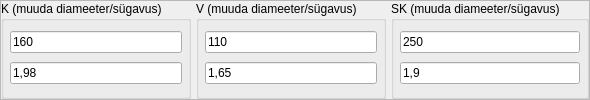
          <widget class="QFrame" name="TestValues">
           <property name="minimumSize">
            <size>
             <width>0</width>
             <height>100</height>
            </size>
           </property>
           <property name="maximumSize">
            <size>
             <width>16777215</width>
             <height>100</height>
            </size>
           </property>
           <property name="frameShape">
            <enum>QFrame::StyledPanel</enum>
           </property>
           <property name="frameShadow">
            <enum>QFrame::Raised</enum>
           </property>
           <layout class="QHBoxLayout" name="horizontalLayout_9">
            <property name="spacing">
             <number>5</number>
            </property>
            <property name="leftMargin">
             <number>0</number>
            </property>
            <property name="topMargin">
             <number>0</number>
            </property>
            <property name="rightMargin">
             <number>0</number>
            </property>
            <property name="bottomMargin">
             <number>0</number>
            </property>
            <item>
             <widget class="QGroupBox" name="groupBox_2">
              <property name="title">
               <string>K (muuda diameeter/sügavus)</string>
              </property>
              <layout class="QVBoxLayout" name="verticalLayout_15">
               <property name="spacing">
                <number>5</number>
               </property>
               <property name="leftMargin">
                <number>6</number>
               </property>
               <property name="topMargin">
                <number>6</number>
               </property>
               <property name="rightMargin">
                <number>6</number>
               </property>
               <property name="bottomMargin">
                <number>6</number>
               </property>
               <item>
                <widget class="QLineEdit" name="lblDeK">
                 <property name="text">
                  <string>160</string>
                 </property>
                </widget>
               </item>
               <item>
                <widget class="QLineEdit" name="lblHK">
                 <property name="text">
                  <string>1,98</string>
                 </property>
                </widget>
               </item>
              </layout>
             </widget>
            </item>
            <item>
             <widget class="QGroupBox" name="groupBox_5">
              <property name="title">
               <string>V (muuda diameeter/sügavus)</string>
              </property>
              <layout class="QVBoxLayout" name="verticalLayout_7">
               <property name="spacing">
                <number>5</number>
               </property>
               <property name="leftMargin">
                <number>6</number>
               </property>
               <property name="topMargin">
                <number>6</number>
               </property>
               <property name="rightMargin">
                <number>6</number>
               </property>
               <property name="bottomMargin">
                <number>6</number>
               </property>
               <item>
                <widget class="QLineEdit" name="lblDeV">
                 <property name="text">
                  <string>110</string>
                 </property>
                </widget>
               </item>
               <item>
                <widget class="QLineEdit" name="lblHV">
                 <property name="text">
                  <string>1,65</string>
                 </property>
                </widget>
               </item>
              </layout>
             </widget>
            </item>
            <item>
             <widget class="QGroupBox" name="groupBox_6">
              <property name="title">
               <string>SK (muuda diameeter/sügavus)</string>
              </property>
              <layout class="QVBoxLayout" name="verticalLayout_14">
               <property name="spacing">
                <number>5</number>
               </property>
               <property name="leftMargin">
                <number>6</number>
               </property>
               <property name="topMargin">
                <number>6</number>
               </property>
               <property name="rightMargin">
                <number>6</number>
               </property>
               <property name="bottomMargin">
                <number>6</number>
               </property>
               <item>
                <widget class="QLineEdit" name="lblDeSK">
                 <property name="text">
                  <string>250</string>
                 </property>
                </widget>
               </item>
               <item>
                <widget class="QLineEdit" name="lblHSK">
                 <property name="text">
                  <string>1,9</string>
                 </property>
                </widget>
               </item>
              </layout>
             </widget>
            </item>
           </layout>
          </widget>
